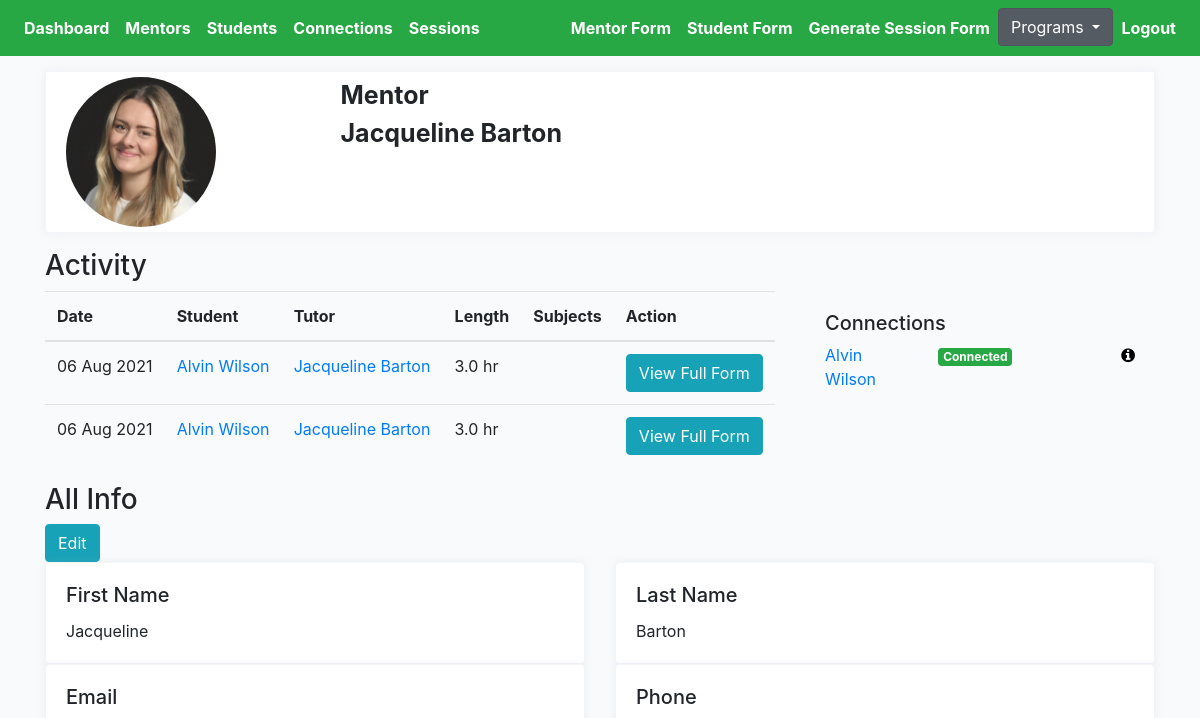
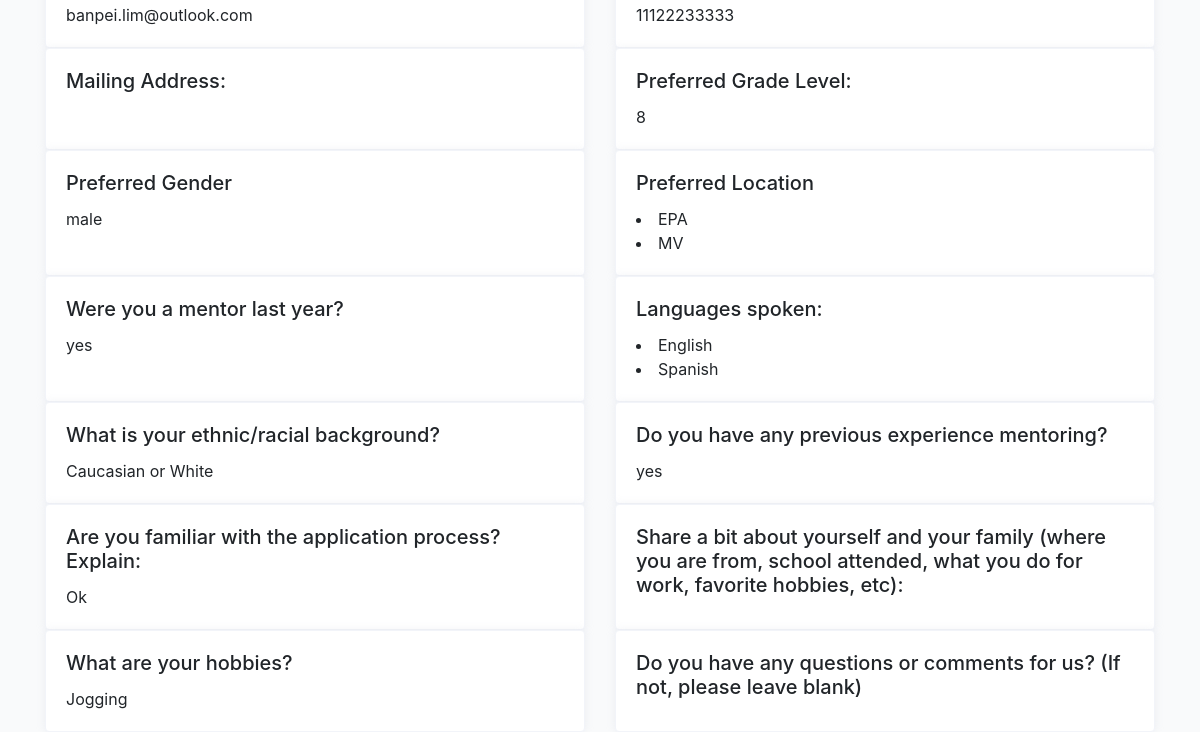
The page /choice/jacqueline-barton/mentor-profile-detail (signed in) on the database as committed earlier (2 pictures, top to bottom).
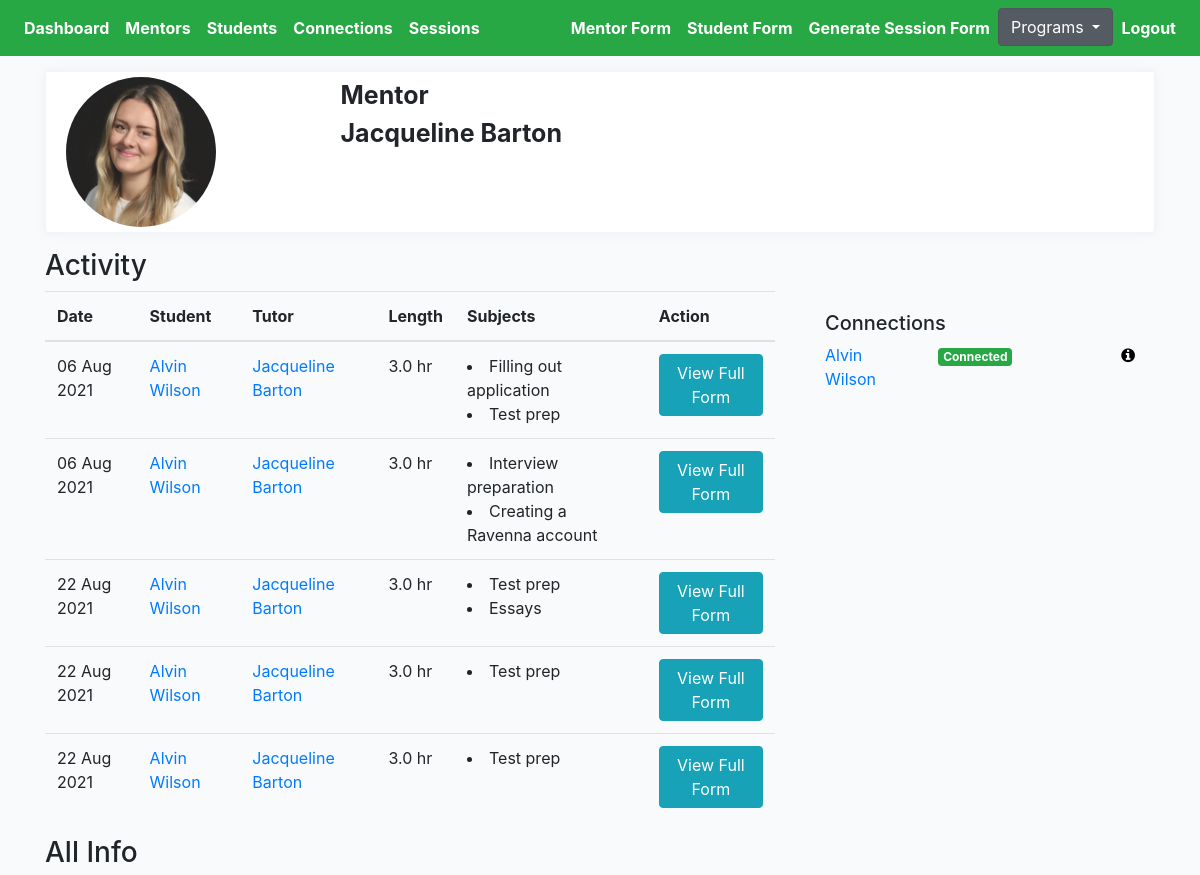
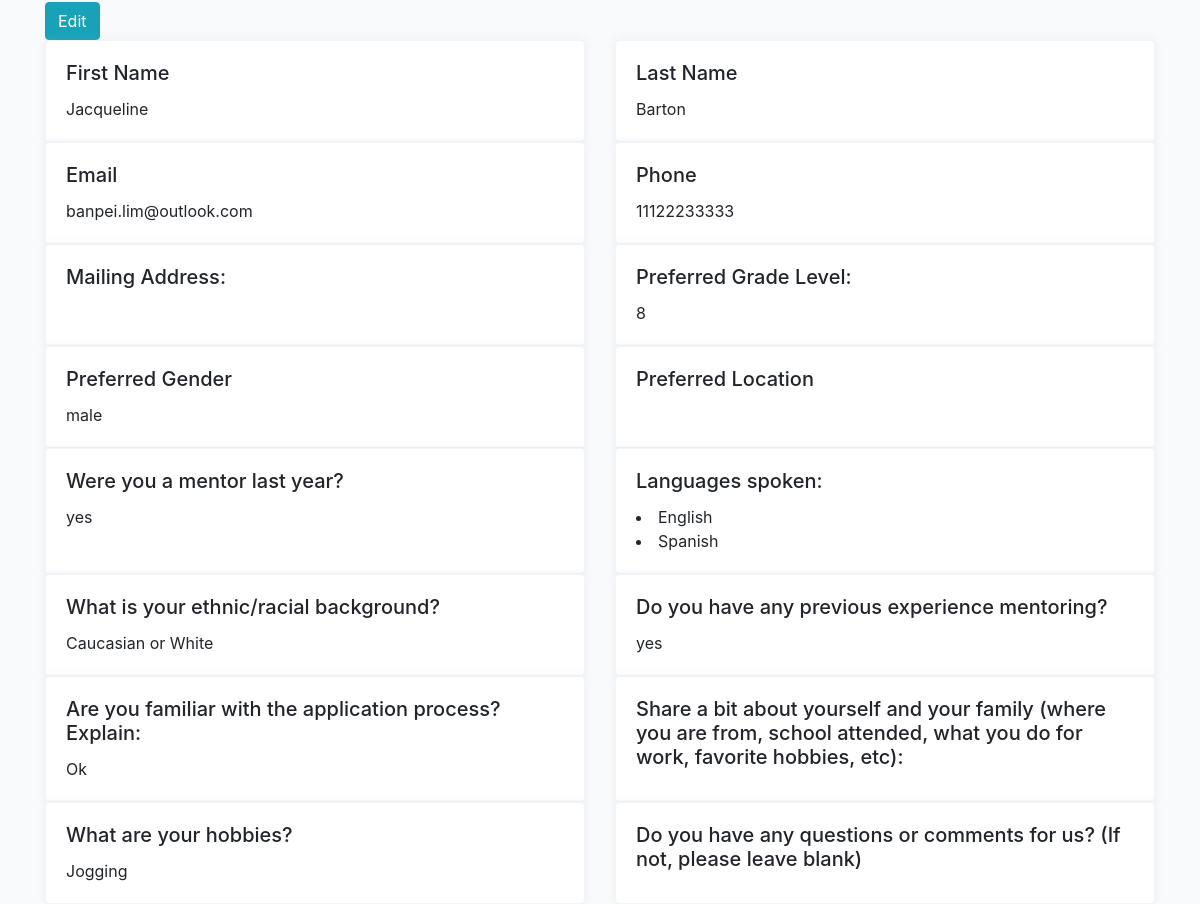
The same page on the database as committed later (2 pictures, top to bottom).
### cprofiles/models.py (models this page shows, shortened)
class Session(models.Model):
    connection = models.ForeignKey(Connection, on_delete=models.CASCADE)
    meet = models.IntegerField(null=True, blank=True)
    length = models.FloatField(null=True, blank=True)
    topic = models.ManyToManyField(Topic, blank=True, related_name='topics')
    updated = models.DateTimeField(auto_now=True)
    created = models.DateTimeField(auto_now_add=True)
    feedback = models.TextField(null=True, blank=True, max_length=1000)
    change = models.TextField(null=True, blank=True, max_length=1000)
    support = models.ManyToManyField(Support, blank=True, related_name='supports')
    elaborate = models.TextField(null=True, blank=True, max_length=1000)
    rate = models.IntegerField(null=True, blank=True)
    productivity = models.IntegerField(null=True, blank=True)
    question = models.TextField(null=True, blank=True, max_length=1000)
    submit_status = models.BooleanField(default=False)
    step = models.CharField(max_length=200, blank=True)
    flag = models.BooleanField(default=False)
    urgent_check = models.BooleanField(default=False)
    def get_topics(self):
        return self.topic.all()
    def get_absolute_url(self):
        return reverse("cprofiles:session-detail", kwargs={"pk": self.pk})

class Connection(models.Model):
    student = models.ForeignKey(Student, on_delete=models.CASCADE, related_name='student')
    mentor = models.ForeignKey(Mentor, on_delete=models.CASCADE, related_name='mentor')
    status = models.CharField(max_length=200, choices=STATUS_CHOICES)
    updated = models.DateTimeField(auto_now=True)
    created = models.DateTimeField(auto_now_add=True)
    flag = models.BooleanField(default=False)
    progress = models.CharField(max_length=200, blank=True, null=True, choices=PROGRESS_CHOICES)
    note = models.TextField(null=True, blank=True, max_length=1000)
    def get_absolute_url(self):
        return reverse("cprofiles:connection-profile-detail", kwargs={"pk": self.pk})

class Student(models.Model):
    avatar = models.ImageField(default='avatar.png', upload_to='avatars/')
    first_name = models.CharField(max_length=200, blank=True)
    last_name = models.CharField(max_length=200, blank=True)
    email = models.EmailField(max_length=200, blank=True)
    gender = models.CharField(max_length=200, choices=GENDER_CHOICES)
    grade = models.CharField(max_length=200, choices=GRADE_CHOICES)
    school = models.CharField(max_length=200, blank=True)
    language_preference = models.CharField(null=True, blank=True, max_length=200, choices=STUDENT_PREFER_LANGUAGE_CHOICES)
    parent1_first_name = models.CharField(max_length=200, blank=True)
    parent1_last_name = models.CharField(max_length=200, blank=True)
    parent1_phone = models.CharField(max_length=200, blank=True)
    parent1_email = models.EmailField(max_length=200, blank=True)
    academic_advisor = models.CharField(max_length=200, blank=True)
    academic_advisor_email = models.EmailField(max_length=200, blank=True)
    activity = models.TextField(null=True, blank=True, max_length=1000)
    ind_scl = models.TextField(null=True, blank=True, max_length=1000)
    dont_know = models.TextField(null=True, blank=True, max_length=1000)
    proud = models.TextField(null=True, blank=True, max_length=1000)
    learn = models.TextField(null=True, blank=True, max_length=1000)
    happy = models.TextField(null=True, blank=True, max_length=1000)
    hobby = models.TextField(null=True, blank=True, max_length=1000)
    int_ind_school = models.TextField(null=True, blank=True, max_length=1000)
    look_ind_school = models.TextField(null=True, blank=True, max_length=1000)
    strength = models.TextField(null=True, blank=True, max_length=1000)
    obstacle = models.TextField(null=True, blank=True, max_length=1000)
    child_strength = models.ManyToManyField(Childstrength, blank=True, related_name='child_strength')
    social_strength = models.ManyToManyField(Socialstrength, blank=True, related_name='social_strength')
    interview_language = models.CharField(null=True, blank=True, max_length=200, choices=LANGUAGE_CHOICES)
    question = models.TextField(null=True, blank=True, max_length=1000)
    updated = models.DateTimeField(auto_now=True)
    created = models.DateTimeField(auto_now_add=True)
    slug = models.SlugField(unique=True, blank=True)
    flag = models.BooleanField(default=False)
    note = models.TextField(null=True, blank=True, max_length=1000)
    question1 = models.CharField(null=True, blank=True, max_length=200, choices=QUESTION_CHOICES)
    answer1 = models.TextField(null=True, blank=True, max_length=1000)
    question2 = models.CharField(null=True, blank=True, max_length=200, choices=QUESTION_CHOICES)
    answer2 = models.TextField(null=True, blank=True, max_length=1000)
    def get_absolute_url(self):
        return reverse("cprofiles:student-profiles-detail", kwargs={"slug": self.slug})
    __initial_first_name = None
    __initial_last_name = None
    def __init__(self, *args, **kwargs):
        super().__init__(*args, **kwargs)
        self.__initial_first_name = self.first_name
        self.__initial_last_name = self.last_name

class Mentor(models.Model):
    avatar = models.ImageField(default='avatar.png', upload_to='avatars/')
    first_name = models.CharField(max_length=200, blank=True)
    last_name = models.CharField(max_length=200, blank=True)
    email = models.EmailField(max_length=200, blank=True)
    phone = models.CharField(max_length=200, blank=True)
    address = models.CharField(max_length=200, blank=True)
    prefer_grade = models.CharField(max_length=200, choices=MENTOR_GRADE_CHOICES)
    prefer_gender = models.CharField(max_length=200, choices=GENDER_CHOICES)
    prefer_location = models.ManyToManyField(Preferlocation, blank=True, related_name='prefer_location')
    mentor_last_year = models.CharField(null=True, blank=True, max_length=200, choices=YES_NO)
    language = models.ManyToManyField(Mentorlanguage, blank=True, related_name='mentor_language')
    experience = models.CharField(null=True, blank=True, max_length=200, choices=YES_NO)
    familiar = models.TextField(null=True, blank=True, max_length=1000)
    share = models.TextField(null=True, blank=True, max_length=1000)
    hobby = models.TextField(null=True, blank=True, max_length=1000)
    question = models.TextField(null=True, blank=True, max_length=1000)
    friends = models.ManyToManyField(Student, blank=True, related_name='mentors')
    updated = models.DateTimeField(auto_now=True)
    created = models.DateTimeField(auto_now_add=True)
    slug = models.SlugField(unique=True, blank=True)
    flag = models.BooleanField(default=False)
    ethnic = models.CharField(null=True, blank=True, max_length=200, choices=ETHNIC_CHOICES)
    def get_absolute_url(self):
        return reverse("cprofiles:mentor-profiles-detail", kwargs={"slug": self.slug})
    def get_languages(self):
        return self.language.all()
    def get_locations(self):
        return self.prefer_location.all()
    def get_mentor_connections(self):
        return self.mentor.filter()
    __initial_first_name = None
    __initial_last_name = None
    def __init__(self, *args, **kwargs):
        super().__init__(*args, **kwargs)
        self.__initial_first_name = self.first_name
        self.__initial_last_name = self.last_name

class Preferlocation(models.Model):
    name = models.CharField(max_length=200, blank=True)
    def __str__(self):
        return self.name

class Mentorlanguage(models.Model):
    name = models.CharField(max_length=200, blank=True)
    def __str__(self):
        return self.name

class Topic(models.Model):
    name = models.CharField(max_length=200, blank=True)
    def __str__(self):
        return self.name

### cprofiles/views.py (the view)
# urls.py: path('<slug>/mentor-profile-detail', MentorDetailView.as_view(), name='mentor-profiles-detail'),
@method_decorator(login_required, name='dispatch')
@method_decorator(allowed_users(allowed_roles=['choice', 'admin']), name='dispatch')
class MentorDetailView(DetailView):
    model = Mentor
    template_name = 'choice/mentor-detail.html'
    def get_object(self):
        slug = self.kwargs.get('slug')
        mentor = Mentor.objects.get(slug=slug)
        return mentor
    def get_context_data(self, **kwargs):
        context = super().get_context_data(**kwargs)
        slug = self.kwargs.get('slug')
        mentor = Mentor.objects.get(slug=slug)
        sessions = Session.objects.filter(submit_status=True).filter(connection__mentor=mentor)
        sessions_ = []
        for item in sessions:
            sessions_.append(item)
        context["sessions"] = sessions_
        return context

### templates/choice/mentor-detail.html (shortened to what the changed rows need)
{% extends 'cbase.html' %}
{% load static %}
{% block stylesheet %}{% static '/css/profile.css' %}{% endblock %}
{% block content %}
<div class="row">
    <div class="col-8 table-responsive-lg">
        <table class="table">
            <thead>
                <tr>
                    <th scope="col">Date</th>
                    <th scope="col">Student</th>
                    <th scope="col">Tutor</th>
                    <th scope="col">Length</th>
                    <th scope="col">Subjects</th>
                    <th scope="col">Action</th>
                </tr>
            </thead>
            <tbody>
                {% for session in sessions %}
                <tr>
                    <td>{{session.created|date:"d M Y"}}</td>
                    <td><a href="{{session.connection.student.get_absolute_url}}">{{session.connection.student.first_name}}
                            {{session.connection.student.last_name}}</a></td>
                    <td><a href="{{session.connection.mentor.get_absolute_url}}">{{session.connection.mentor.first_name}}
                            {{session.connection.mentor.last_name}}</a></td>
                    <td>{{session.length}} hr</td>
                    <td>
                        {% for topic in session.get_topics %}
                        <li>{{topic}}</li>
                        {% endfor %}
                    </td>
                    <td><a href="{{session.get_absolute_url}}"><button type="submit" class="btn btn-info">View Full
                                Form</button></a></td>
                </tr>
                {% endfor %}
            </tbody>
        </table>
    </div>
    <div class="col-4">
        <div class="card-body">
            {% for connection in mentor.get_mentor_connections %}
            <div class="row">
                <div class="col"><a href="{{connection.student.get_absolute_url}}">{{connection.student.first_name}}
                        {{connection.student.last_name}}</a></div>
                {% if connection.status == 'connected' %}
                <div class="col"><span class="badge badge-success">Connected</div>
                {% elif connection.status == 'disconnected' %}
                <div class="col"><span class="badge badge-danger">Disconnected</div>
                {% elif connection.status == 'inactive' %}
                <div class="col"><span class="badge badge-warning">Inactive</div>
                {% endif %}
                <div class="col" style="text-align: right;"><a href="{{connection.get_absolute_url}}"><i
                            class="fa fa-info-circle" style="color:black"></i></a></div>
            </div>
            {% endfor %}
        </div>
    </div>
</div>
<div class="row">
    <div class="col-sm-6">
        <div class="card h-100">
            <div class="card-body">
                <h5 class="card-title">Preferred Location</h5>
                {% for location in mentor.get_locations %}
                <li>{{location}}</li>
                {% endfor %}
            </div>
        </div>
    </div>
</div>
<div class="row">
    <div class="col-sm-6">
        <div class="card h-100">
            <div class="card-body">
                <h5 class="card-title">Languages spoken:</h5>
                {% for language in mentor.get_languages %}
                <li>{{language}}</li>
                {% endfor %}
            </div>
        </div>
    </div>
</div>
{% endblock content %}

Rows that differ between the two databases and show on the page:
removed Preferlocation: name "EPA"
removed Preferlocation: name "MV"
changed Session (number 1 of 5 on the later page): gains Topic (name "Filling out application")
now on this page (row unchanged): Topic: name "Test prep"
changed Session (number 2 of 5 on the later page): gains Topic (name "Interview preparation"); gains Topic (name "Creating a Ravenna account")
added Session: created "22 Aug 2021", connection.student.first_name "Alvin", connection.student.last_name "Wilson", connection.mentor.first_name "Jacqueline", connection.mentor.last_name "Barton", length "3.0"
now on this page (row unchanged): Topic: name "Essays", shown under "22 Aug 2021"
added Session: created "22 Aug 2021", connection.student.first_name "Alvin", connection.student.last_name "Wilson", connection.mentor.first_name "Jacqueline", connection.mentor.last_name "Barton", length "3.0"
added Session: created "22 Aug 2021", connection.student.first_name "Alvin", connection.student.last_name "Wilson", connection.mentor.first_name "Jacqueline", connection.mentor.last_name "Barton", length "3.0"
